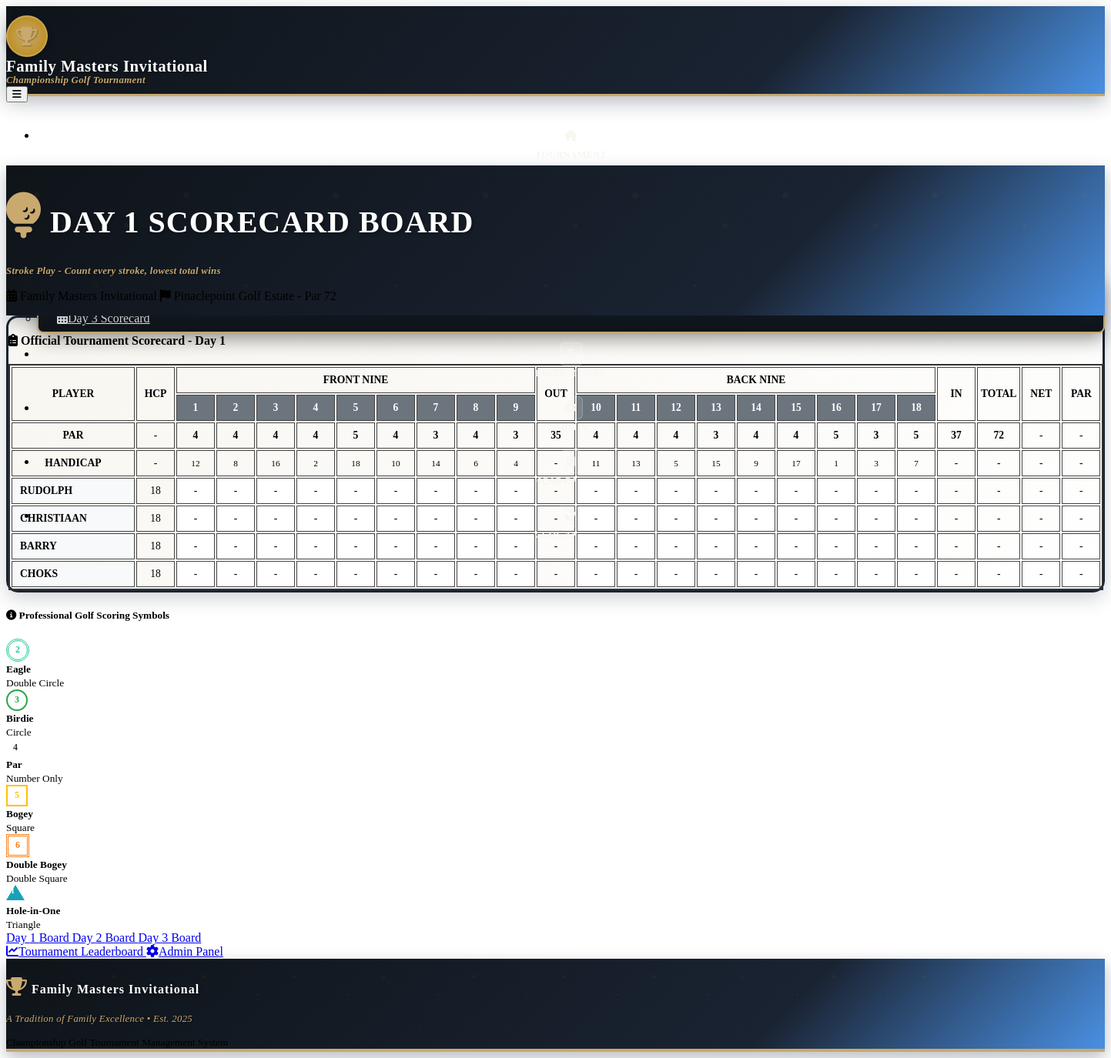
Page /day_board/1 on the earlier database version.
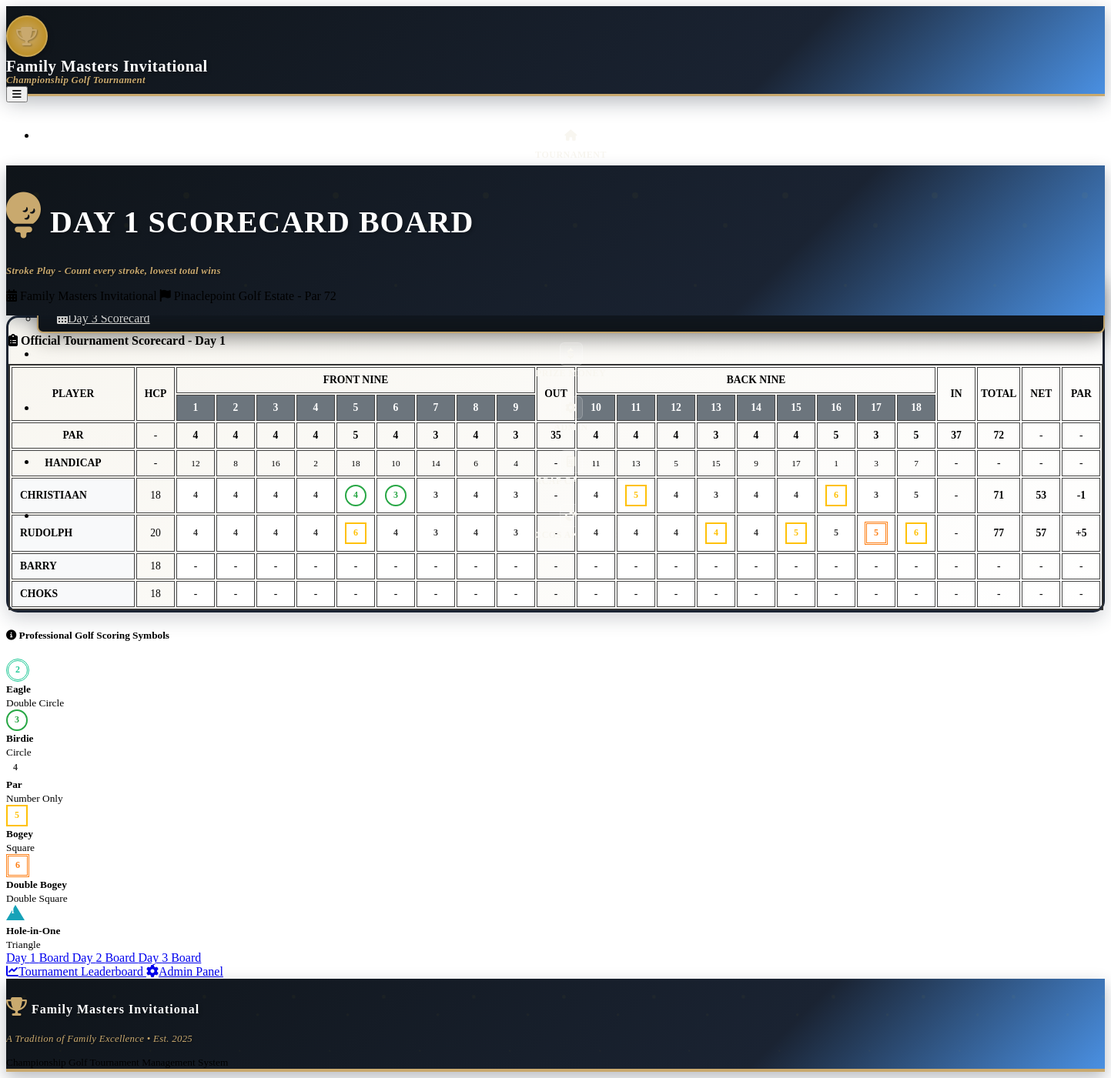
Same page on the later database version.
### models.py (models this page shows, shortened)
class Player(db.Model):
    id = db.Column(db.Integer, primary_key=True)
    name = db.Column(db.String(100), nullable=False)
    tournament_id = db.Column(db.Integer, db.ForeignKey('tournament.id'), nullable=False)
    handicap = db.Column(db.Integer, default=0)
    prize_eligible = db.Column(db.Boolean, default=True)  # New field for prize eligibility
    created_at = db.Column(db.DateTime, default=datetime.utcnow)
    scores = db.relationship('Score', backref='player', lazy=True)

class Score(db.Model):
    id = db.Column(db.Integer, primary_key=True)
    player_id = db.Column(db.Integer, db.ForeignKey('player.id'), nullable=False)
    round_id = db.Column(db.Integer, db.ForeignKey('round.id'), nullable=False)
    hole_1 = db.Column(db.Integer)
    hole_2 = db.Column(db.Integer)
    hole_3 = db.Column(db.Integer)
    hole_4 = db.Column(db.Integer)
    hole_5 = db.Column(db.Integer)
    hole_6 = db.Column(db.Integer)
    hole_7 = db.Column(db.Integer)
    hole_8 = db.Column(db.Integer)
    hole_9 = db.Column(db.Integer)
    hole_10 = db.Column(db.Integer)
    hole_11 = db.Column(db.Integer)
    hole_12 = db.Column(db.Integer)
    hole_13 = db.Column(db.Integer)
    hole_14 = db.Column(db.Integer)
    hole_15 = db.Column(db.Integer)
    hole_16 = db.Column(db.Integer)
    hole_17 = db.Column(db.Integer)
    hole_18 = db.Column(db.Integer)
    total_strokes = db.Column(db.Integer)
    stableford_points = db.Column(db.Integer)
    created_at = db.Column(db.DateTime, default=datetime.utcnow)
    updated_at = db.Column(db.DateTime, default=datetime.utcnow, onupdate=datetime.utcnow)
    def get_hole_score(self, hole_number):
        return getattr(self, f'hole_{hole_number}', None)
    def get_net_score(self):
        if self.total_strokes:
            return self.total_strokes - self.player.handicap
        return None

### routes.py (the view)
@app.route('/day_board/<int:day>')
def day_scorecard_board(day):
    tournament = Tournament.query.first()
    if not tournament:
        return redirect(url_for('player_setup'))
    if day not in [1, 2, 3]:
        flash('Invalid day. Please select day 1, 2, or 3.', 'error')
        return redirect(url_for('scoreboard'))
    round_obj = Round.query.filter_by(tournament_id=tournament.id, day=day).first()
    if not round_obj:
        flash(f'Day {day} round not found.', 'error')
        return redirect(url_for('scoreboard'))
    leaderboard = calculate_leaderboard(tournament.id)
    scores_by_player = {}
    scores = Score.query.filter_by(round_id=round_obj.id).all()
    for score in scores:
        scores_by_player[score.player_id] = score
    return render_template('day_scorecard_board.html',
                         tournament=tournament,
                         day=day,
                         round=round_obj,
                         leaderboard=leaderboard,
                         scores_by_player=scores_by_player,
                         course=PINACLEPOINT_COURSE,
                         tournament_formats=TOURNAMENT_FORMATS)

### templates/day_scorecard_board.html (shortened to what the changed rows need)
{% extends "base.html" %}
{% block content %}
<div class="container-fluid">
    <div class="row mb-4">
        <div class="col-12">
            <div class="card tournament-header scorecard-header">
                <div class="card-body text-center py-3 position-relative">
                    <h1 class="display-4 text-white mb-2 tournament-logo">
                        <i class="fas fa-golf-ball me-3 trophy-icon"></i>
                        DAY {{ day }} SCORECARD BOARD
                    </h1>
                </div>
            </div>
        </div>
    </div>
    <div class="row">
        <div class="col-12">
            <div class="card leaderboard-card">
                <div class="card-body p-0">
                    <div class="table-responsive">
                        <table class="table scorecard-board-table mb-0">
                            <thead class="table-dark">
                                <tr>
                                    <th rowspan="2" class="align-middle text-center" style="min-width: 150px;">PLAYER</th>
                                    <th rowspan="2" class="align-middle text-center">HCP</th>
                                    <th colspan="9" class="text-center bg-success">FRONT NINE</th>
                                    <th rowspan="2" class="align-middle text-center bg-warning text-dark">OUT</th>
                                    <th colspan="9" class="text-center bg-info">BACK NINE</th>
                                    <th rowspan="2" class="align-middle text-center bg-warning text-dark">IN</th>
                                    <th rowspan="2" class="align-middle text-center bg-danger text-white">TOTAL</th>
                                    <th rowspan="2" class="align-middle text-center bg-primary text-white">NET</th>
                                    <th rowspan="2" class="align-middle text-center bg-secondary text-white">PAR</th>
                                </tr>
                                <tr>
                                    {% for hole in range(1, 10) %}
                                    <th class="text-center hole-header">{{ hole }}</th>
                                    {% endfor %}
                                    {% for hole in range(10, 19) %}
                                    <th class="text-center hole-header">{{ hole }}</th>
                                    {% endfor %}
                                </tr>
                                <tr class="table-info">
                                    <td><strong>PAR</strong></td>
                                    <td class="text-center">-</td>
                                    {% for hole in range(1, 10) %}
                                    <td class="text-center"><strong>{{ course.holes[hole-1].par }}</strong></td>
                                    {% endfor %}
                                    <td class="text-center bg-warning"><strong>35</strong></td>
                                    {% for hole in range(10, 19) %}
                                    <td class="text-center"><strong>{{ course.holes[hole-1].par }}</strong></td>
                                    {% endfor %}
                                    <td class="text-center bg-warning"><strong>37</strong></td>
                                    <td class="text-center bg-warning"><strong>72</strong></td>
                                    <td class="text-center">-</td>
                                    <td class="text-center">-</td>
                                </tr>
                                <tr class="table-secondary">
                                    <td><strong>HANDICAP</strong></td>
                                    <td class="text-center">-</td>
                                    {% for hole in range(1, 10) %}
                                    <td class="text-center"><small>{{ course.holes[hole-1].handicap }}</small></td>
                                    {% endfor %}
                                    <td class="text-center bg-warning">-</td>
                                    {% for hole in range(10, 19) %}
                                    <td class="text-center"><small>{{ course.holes[hole-1].handicap }}</small></td>
                                    {% endfor %}
                                    <td class="text-center bg-warning">-</td>
                                    <td class="text-center">-</td>
                                    <td class="text-center">-</td>
                                    <td class="text-center">-</td>
                                </tr>
                            </thead>
                            <tbody>
                                {% for player_data in leaderboard %}
                                {% set player = player_data.player %}
                                {% set score = scores_by_player.get(player.id) %}
                                <tr class="{% if player_data.rank <= 3 %}table-warning{% endif %}">
                                    <td class="player-name">
                                        <strong>{{ player.name.upper() }}</strong>
                                    </td>
                                    <td class="text-center">{{ player.handicap }}</td>
                                    {% set front_total = 0 %}
                                    {% for hole in range(1, 10) %}
                                    <td class="text-center score-cell">
                                        {% if score and score.get_hole_score(hole) %}
                                        {% set hole_score = score.get_hole_score(hole) %}
                                        {% set par = course.holes[hole-1].par %}
                                        {% set front_total = front_total + hole_score %}
                                        {{ get_golf_score_symbol(hole_score, par) | safe }}
                                        {% else %}
                                        <span class="text-muted">-</span>
                                        {% endif %}
                                    </td>
                                    {% endfor %}
                                    <td class="text-center bg-warning">
                                        {% if front_total > 0 %}
                                        <strong>{{ front_total }}</strong>
                                        {% else %}
                                        <span class="text-muted">-</span>
                                        {% endif %}
                                    </td>
                                    {% set back_total = 0 %}
                                    {% for hole in range(10, 19) %}
                                    <td class="text-center score-cell">
                                        {% if score and score.get_hole_score(hole) %}
                                        {% set hole_score = score.get_hole_score(hole) %}
                                        {% set par = course.holes[hole-1].par %}
                                        {% set back_total = back_total + hole_score %}
                                        {{ get_golf_score_symbol(hole_score, par) | safe }}
                                        {% else %}
                                        <span class="text-muted">-</span>
                                        {% endif %}
                                    </td>
                                    {% endfor %}
                                    <td class="text-center bg-warning">
                                        {% if back_total > 0 %}
                                        <strong>{{ back_total }}</strong>
                                        {% else %}
                                        <span class="text-muted">-</span>
                                        {% endif %}
                                    </td>
                                    <td class="text-center bg-danger text-white">
                                        {% if score and score.total_strokes %}
                                        <strong>{{ score.total_strokes }}</strong>
                                        {% else %}
                                        <span class="text-muted">-</span>
                                        {% endif %}
                                    </td>
                                    <td class="text-center bg-primary text-white">
                                        {% if score and score.get_net_score() %}
                                        <strong>{{ score.get_net_score() }}</strong>
                                        {% else %}
                                        <span class="text-muted">-</span>
                                        {% endif %}
                                    </td>
                                    <td class="text-center bg-secondary text-white">
                                        {% if score and score.total_strokes %}
                                        {% set par_diff = score.total_strokes - 72 %}
                                        {% if par_diff == 0 %}
                                        <strong class="text-success">E</strong>
                                        {% elif par_diff > 0 %}
                                        <strong class="text-danger">+{{ par_diff }}</strong>
                                        {% else %}
                                        <strong class="text-success">{{ par_diff }}</strong>
                                        {% endif %}
                                        {% else %}
                                        <span class="text-muted">-</span>
                                        {% endif %}
                                    </td>
                                </tr>
                                {% endfor %}
                            </tbody>
                        </table>
                    </div>
                </div>
            </div>
        </div>
    </div>
</div>
{% endblock %}

Differences in the rows shown:
added Score: total_strokes "71", get_net_score "53"
now on this page (row edited): Score: total_strokes "77", get_net_score "57"
changed Score (number 2 of 2 on the later page): hole_1 empty → 4 (drawn); hole_2 empty → 4 (drawn); hole_3 empty → 4 (drawn); hole_4 empty → 4 (drawn); hole_5 empty → 6 (drawn); hole_6 empty → 4 (drawn); hole_7 empty → 3 (drawn); hole_8 empty → 4 (drawn); hole_9 empty → 3 (drawn); hole_10 empty → 4 (drawn); hole_11 empty → 4 (drawn); hole_12 empty → 4 (drawn); hole_13 empty → 4 (drawn); hole_14 empty → 4 (drawn); hole_15 empty → 5 (drawn); hole_16 empty → 5 (drawn); hole_17 empty → 5 (drawn); hole_18 empty → 6 (drawn); total_strokes empty → 77 (drawn)
Other differences:
new list line: "CHRISTIAAN 18"
new list line: "4 4 4 4 4 3 3 4 3 - 4 5 4 3 4 4 6 3 5 - -1"
new list line: "RUDOLPH 20"
new list line: "4 4 4 4 6 4 3 4 3 - 4 4 4 4 4 5 5 5 6 - + 5"
list line gone: "RUDOLPH 18"
list line gone: "CHRISTIAAN 18"
